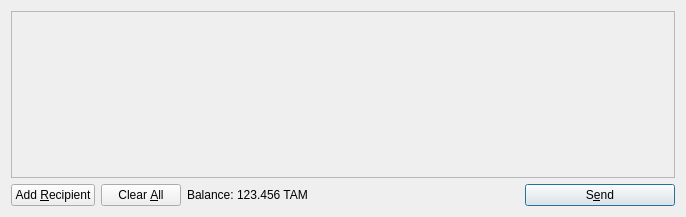
<?xml version="1.0" encoding="UTF-8"?>
<ui version="4.0">
 <class>SendCoinsDialog</class>
 <widget class="QDialog" name="SendCoinsDialog">
  <property name="geometry">
   <rect>
    <x>0</x>
    <y>0</y>
    <width>686</width>
    <height>217</height>
   </rect>
  </property>
  <property name="windowTitle">
   <string>Send Coins</string>
  </property>
  <layout class="QVBoxLayout" name="verticalLayout">
   <item>
    <widget class="QScrollArea" name="scrollArea">
     <property name="widgetResizable">
      <bool>true</bool>
     </property>
     <widget class="QWidget" name="scrollAreaWidgetContents">
      <property name="geometry">
       <rect>
        <x>0</x>
        <y>0</y>
        <width>666</width>
        <height>165</height>
       </rect>
      </property>
      <layout class="QVBoxLayout" name="verticalLayout_2">
       <property name="leftMargin">
        <number>0</number>
       </property>
       <property name="topMargin">
        <number>0</number>
       </property>
       <property name="rightMargin">
        <number>0</number>
       </property>
       <property name="bottomMargin">
        <number>0</number>
       </property>
       <item>
        <layout class="QVBoxLayout" name="entries">
         <property name="spacing">
          <number>6</number>
         </property>
        </layout>
       </item>
       <item>
        <spacer name="verticalSpacer">
         <property name="orientation">
          <enum>Qt::Vertical</enum>
         </property>
         <property name="sizeHint" stdset="0">
          <size>
           <width>20</width>
           <height>40</height>
          </size>
         </property>
        </spacer>
       </item>
      </layout>
     </widget>
    </widget>
   </item>
   <item>
    <layout class="QHBoxLayout" name="horizontalLayout">
     <item>
      <widget class="QPushButton" name="addButton">
       <property name="toolTip">
        <string>Send to multiple recipients at once</string>
       </property>
       <property name="text">
        <string>Add &amp;Recipient</string>
       </property>
       <property name="icon">
        <iconset resource="../bitcoin.qrc">
         <normaloff>:/icons/add</normaloff>:/icons/add</iconset>
       </property>
       <property name="autoDefault">
        <bool>false</bool>
       </property>
      </widget>
     </item>
     <item>
      <widget class="QPushButton" name="clearButton">
       <property name="sizePolicy">
        <sizepolicy hsizetype="Minimum" vsizetype="Fixed">
         <horstretch>0</horstretch>
         <verstretch>0</verstretch>
        </sizepolicy>
       </property>
       <property name="toolTip">
        <string>Remove all transaction fields</string>
       </property>
       <property name="text">
        <string>Clear &amp;All</string>
       </property>
       <property name="icon">
        <iconset resource="../bitcoin.qrc">
         <normaloff>:/icons/remove</normaloff>:/icons/remove</iconset>
       </property>
       <property name="autoRepeatDelay">
        <number>300</number>
       </property>
       <property name="autoDefault">
        <bool>false</bool>
       </property>
      </widget>
     </item>
     <item>
      <layout class="QHBoxLayout" name="horizontalLayout_2">
       <property name="spacing">
        <number>3</number>
       </property>
       <item>
        <widget class="QLabel" name="label">
         <property name="text">
          <string>Balance:</string>
         </property>
        </widget>
       </item>
       <item>
        <widget class="QLabel" name="labelBalance">
         <property name="cursor">
          <cursorShape>IBeamCursor</cursorShape>
         </property>
         <property name="text">
          <string>123.456 TAM</string>
         </property>
         <property name="textInteractionFlags">
          <set>Qt::LinksAccessibleByMouse|Qt::TextSelectableByKeyboard|Qt::TextSelectableByMouse</set>
         </property>
        </widget>
       </item>
      </layout>
     </item>
     <item>
      <spacer name="horizontalSpacer">
       <property name="orientation">
        <enum>Qt::Horizontal</enum>
       </property>
       <property name="sizeHint" stdset="0">
        <size>
         <width>40</width>
         <height>20</height>
        </size>
       </property>
      </spacer>
     </item>
     <item>
      <widget class="QPushButton" name="sendButton">
       <property name="minimumSize">
        <size>
         <width>150</width>
         <height>0</height>
        </size>
       </property>
       <property name="toolTip">
        <string>Confirm the send action</string>
       </property>
       <property name="text">
        <string>S&amp;end</string>
       </property>
       <property name="icon">
        <iconset resource="../bitcoin.qrc">
         <normaloff>:/icons/send</normaloff>:/icons/send</iconset>
       </property>
       <property name="default">
        <bool>true</bool>
       </property>
      </widget>
     </item>
    </layout>
   </item>
  </layout>
 </widget>
 <resources>
  <include location="../bitcoin.qrc"/>
 </resources>
 <connections/>
</ui>
